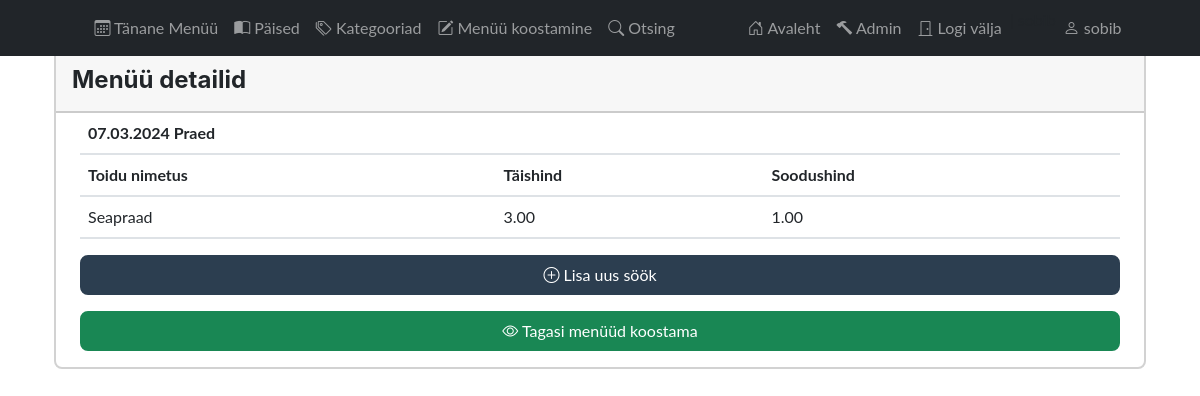
Page /app_admin/food_menu_detail/215/ (signed in) on the earlier database version.
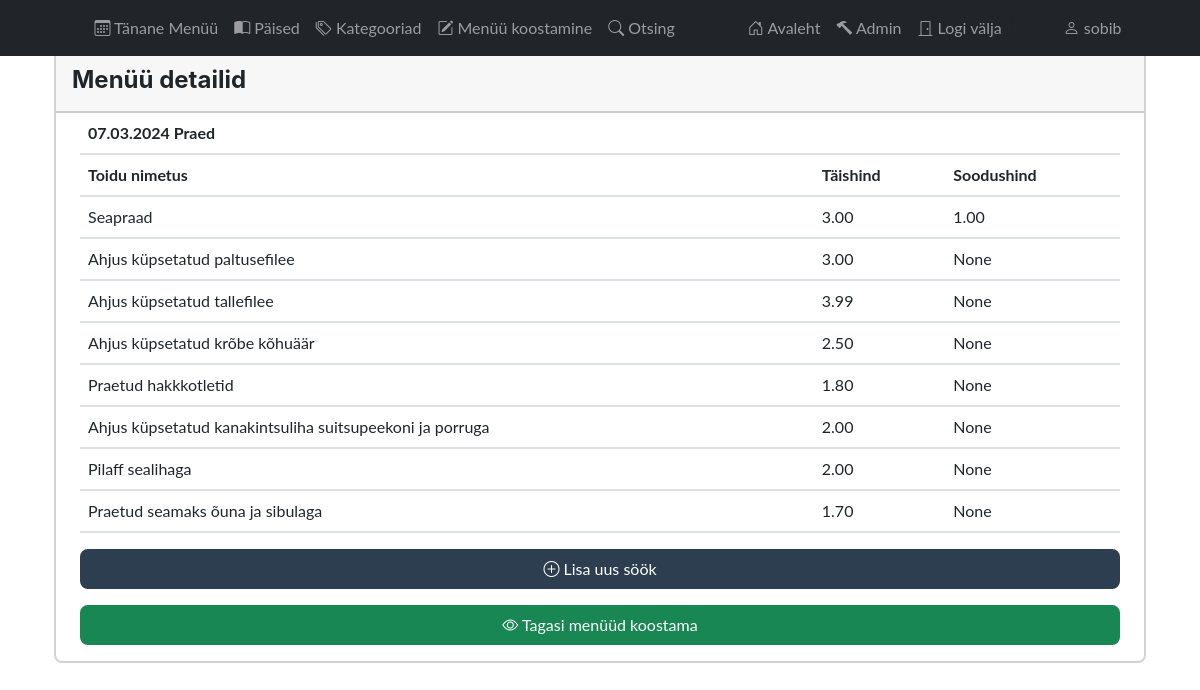
Same page on the later database version.
### app_admin/models.py (models this page shows, shortened)
class FoodMenu(models.Model):
    date = models.ForeignKey(Menu, on_delete=models.CASCADE)
    category = models.ForeignKey(Category, on_delete=models.PROTECT)
    class Meta:
        ordering = ['-date', 'category_id']
    def __str__(self):
        return f'{self.date} {self.category}'

class Menu(models.Model):
    date = models.DateField(blank=False, null=False, unique=True)
    theme = models.CharField(max_length=50, null=True, blank=True)
    recommends = models.CharField(max_length=100, null=True, blank=True)
    prepared = models.CharField(max_length=100, null=True, blank=True)
    def __str__(self):
        return f"{self.date.strftime('%d.%m.%Y')}"
    class Meta:
        ordering = ['-date']
        verbose_name_plural = 'menu'

class Category(models.Model):
    category_name = models.CharField(max_length=100, unique=True, verbose_name="Toidu kategooria nimi:")
    category_sort_id = models.PositiveIntegerField(unique=True, verbose_name="Toidu kategooria number:")
    class Meta:
        ordering = ["category_sort_id"]
        verbose_name_plural = "category_names"
    def __str__(self):
        return self.category_name

class FoodItem(models.Model):
    menu = models.ForeignKey(FoodMenu, on_delete=models.CASCADE, related_name='food_fooditem')
    food = models.CharField(max_length=150)
    full_price = models.DecimalField(max_digits=4, decimal_places=2, null=False, blank=False)
    half_price = models.DecimalField(max_digits=4, decimal_places=2, null=True, blank=True)
    show_in_menu = models.BooleanField(default=True)
    added = models.DateTimeField(auto_now_add=True)
    edited = models.DateTimeField(auto_now=True)
    class Meta:
        ordering = ['menu']

### app_admin/views.py (the view)
# urls.py: path('food_menu_detail/<int:pk>/', views.FoodMenuDetailView.as_view(), name='food_menu_detail'),
class FoodMenuDetailView(DetailView):
    model = FoodMenu
    template_name = 'app_admin/food_menu_detail.html'

### app_admin/templates/app_admin/food_menu_detail.html
{% extends "base_admin.html" %}
{% block content %}
    {% if user.is_authenticated %}
    <div class="container mt-5">
        <div class="col-auto mx-auto">
            <div class="card col-12 mx-auto">
                <div class="card-header">
                    <div class="card-title d-flex justify-content-between align-self-auto">
                        <h4 class="m-0 mt-2">Menüü detailid</h4>
                    </div>
                </div>
                <div class="table-body mx-4">
                    <table class="table table">
                        <thead>
                        <tr>
                            <th colspan="4">{{ foodmenu }}</th>
                        </tr>
                        <tr>
                            <th>Toidu nimetus</th>
                            <th>Täishind</th>
                            <th>Soodushind</th>
                        </tr>
                        </thead>
                        <tbody>
                        {% for food in foodmenu.food_fooditem.all %}
                            <tr>
                                <td>{{ food.food }}</td>
                                <td>{{ food.full_price }}</td>
                                <td>{{ food.half_price }}</td>
                            </tr>
                        {% endfor %}
                        </tbody>
                    </table>
                    <a class="btn btn-secondary d-block mx-auto mt-3 mb-3"
                       href="{% url 'app_admin:food_menu_create' %}"><i
                            class="bi bi-plus-circle"></i> Lisa uus söök</a>
                    <a class="btn btn-success d-block mx-auto mt-3 mb-3"
                       href="{% url 'app_admin:food_menu_list' %}"><i
                            class="bi bi-eye"></i> Tagasi menüüd koostama</a>
                </div>
            </div>
        </div>
    </div>
    {% endif %}
{% endblock %}

### templates/base_admin.html (shortened to what this page needs)
{% load static %}
<!doctype html>
<html lang="en">
<head>
    <link rel="stylesheet" href="https://cdn.jsdelivr.net/npm/bootstrap-icons@1.11.2/font/bootstrap-icons.min.css">
    <link href="{% static "css/bootstrap.min.css" %}" rel="stylesheet"/>
    <link href="{% static "css/styles.css" %}" rel="stylesheet"/>
    <link rel="stylesheet" href="{% static 'js/jquery-ui-1.13.2/jquery-ui.css' %}">
</head>
<body style="background-image: url('{% static "/images/2.png" %}');
            background-size: cover;
            background-position: center;
            background-repeat: no-repeat;
            background-attachment: fixed;">
{% if user.is_authenticated %}
    {% include "menu.html" %}
{% endif %}
<div class="container">
    {% block content %}
    {% endblock %}
</div>
</body>
</html>

### templates/menu.html (shortened to what this page needs)
{% if user.is_authenticated %}
<nav class="navbar navbar-expand-lg navbar-dark bg-dark fixed-top" id="navbar">
    <div class="container">
        <div class="collapse navbar-collapse" id="navbarSupportedContent">
            <ul class="navbar-nav mx-auto mb-2 mb-lg-0">
                <li class="nav-item"><a class="nav-link" aria-current="page" href="{% url "app_public:index" %}" target="_blank"><i class="bi bi-calendar3"></i> Tänane Menüü</a></li>
                <li class="nav-item"><a class="nav-link" href="{% url "app_admin:menu" %}"><i class="bi bi-book-half"></i> Päised</a></li>
                <li class="nav-item"><a class="nav-link" href="{% url "app_admin:category" %}"><i class="bi bi-tags"></i> Kategooriad</a></li>
                <li class="nav-item"><a class="nav-link" href="{% url "app_admin:food_menu_list" %}"><i class="bi bi-pencil-square"></i> Menüü koostamine</a></li>
                <li class="nav-item"><a class="nav-link" href="{% url "app_admin:archive" %}"><i class="bi bi-search"></i> Otsing</a></li>
            </ul>
            {% if user.is_authenticated %}
                <ul class="navbar-nav mx-lg-auto">
                    <li class="nav-item ms-auto"><a class="nav-link" href="/app_admin"><i class="bi bi-house-door"></i> Avaleht</a></li>
                    <li class="nav-item ms-auto"><a class="nav-link" href="/admin"><i class="bi bi-hammer"></i> Admin </a></li>
                    <li class="nav-item ms-auto"><a class="nav-link" href="{% url 'logout' %}"><i class="bi bi-door-closed"></i> Logi välja </a></li>| {{ user.username }}
                    <li class="nav-item ms-auto"><a class="nav-link"><i class="bi bi-person"></i> {{ user.username }}</a></li>
                </ul>
            {% endif %}
        </div>
    </div>
</nav>
{% endif %}

Differences in the rows shown:
added FoodItem: food "Ahjus küpsetatud paltusefilee", full_price "3.00", half_price "None"
added FoodItem: food "Ahjus küpsetatud tallefilee", full_price "3.99", half_price "None"
added FoodItem: food "Ahjus küpsetatud krõbe kõhuäär", full_price "2.50", half_price "None"
added FoodItem: food "Praetud hakkkotletid", full_price "1.80", half_price "None"
added FoodItem: food "Ahjus küpsetatud kanakintsuliha suitsupeekoni ja porruga", full_price "2.00", half_price "None"
added FoodItem: food "Pilaff sealihaga", full_price "2.00", half_price "None"
added FoodItem: food "Praetud seamaks õuna ja sibulaga", full_price "1.70", half_price "None"
